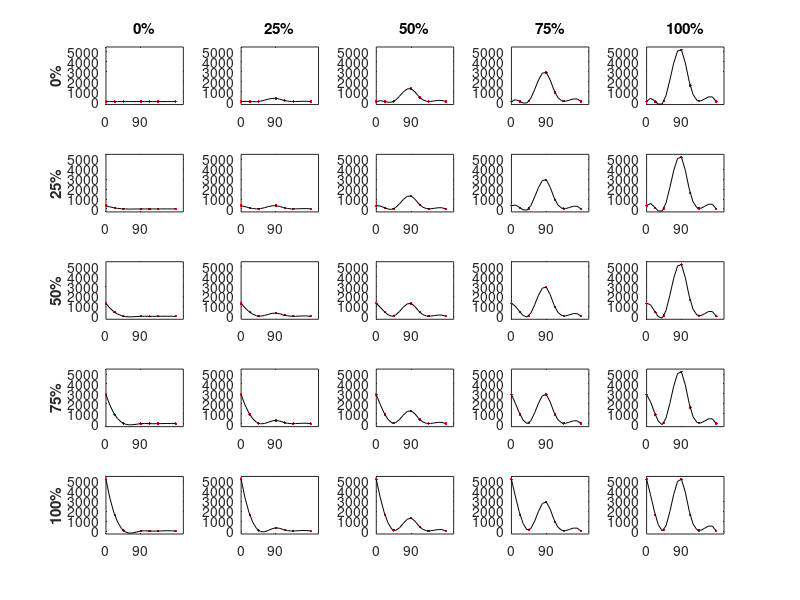
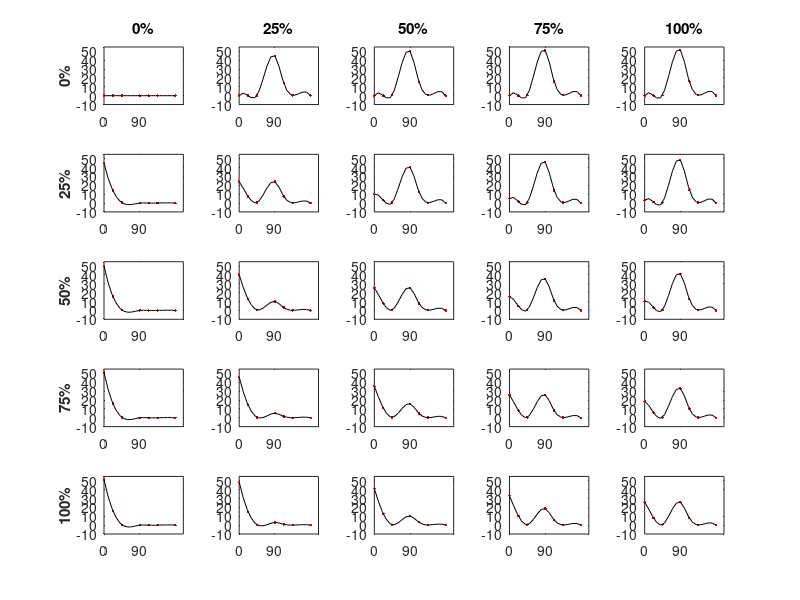

Write MATLAB code to recreate these figures, in order.
function div_normalization()

    % Script for simulating divisive normalization in visual cortex
    % corresponding to orientation
    %
    % There are seven neurons being considered corresponding to the
    % orientation which is most likely to make them fire the most given a
    % stimulus in the direction as [0, 22.5, 45, 90, 112.5, 135, 180] in
    % degrees.
    % These neurons receive inputs from seven corresponding input neurons
    % as well as one inhibitory neuron
    % The inhibitory neuron in turn is connected to all the input neurons
    % The presence of inhibitory neuron gives the effect of divisive
    % normalization as given by the equation 8 in Carandini & Heeger
    % 
    % I use Gaussian tuning curves with maximum response as 52.14 Hz and
    % standard deviation to be 14.73 degrees
    %
    % There are two stimuli: grating with 0 degree orientation and grating
    % with 90 degree orientation with varying percentages of contrast
    % from 0% to 100%
    %
    % I plot a 5x5 matrix where each row corresponds to a contrast
    % percentage for grating with orientation 0 and each column with a
    % contrast percentage for grating with orientation 90
    %
    % The plots show that when only one of the two stimuli are present, the
    % neuron sensitive to the particular orientation has a higher mean
    % firing rate. When both are present, they serve as noise for each
    % other and bring down the firing rate for the neuron sensitive to the
    % orientation with higher contrast. This symbolizes the effect of
    % normalization, where an oriented stimulus that is not supposed to
    % contribute to the firing rate for a particular neuron, results in 
    % reducing its firing rate if present as in sufficiently high contrast
    %
    % I plot another 5x5 matrix with similar plots in each cell, the
    % difference being that I take out the normalization effect of the
    % inhibitory neuron from the network and as expected, it can be seen
    % that the presence of an orthogonal stimulus does not affect the mean
    % firing rate of any neuron.

    r_max_gauss = 52.14;
    sigma_gauss = 14.73;
    function response = gaussian_tuning(s, in)
        response = r_max_gauss * exp(-0.5 * (in - s)^2 / sigma_gauss^2);
    end

    input = 90;
    cross_input = 0;
    
    neurons = [0, 22.5, 45, 90, 112.5, 135, 180];
    
    gaussian_responses = zeros(1, length(neurons));
    gaussian_cross_responses = zeros(1, length(neurons));
    
    for i = 1:length(neurons)
        s = neurons(i);
        gaussian_responses(i) = gaussian_tuning(s, input);
        gaussian_cross_responses(i) = gaussian_tuning(s, cross_input);
    end

    contrasts = [0, 25, 50, 75, 100];
    cross_contrasts = contrasts;
    
    gaussian = cell(length(cross_contrasts), length(contrasts));
    gaussian_normalized = cell(length(cross_contrasts), length(contrasts));
    
    sigma = 10;
    n = 2;
    
    for i = 1:length(contrasts)
        for j = 1:length(cross_contrasts)
            c_t = contrasts(i);
            c_m = cross_contrasts(j);
            norm = sigma^n + c_t^n + c_m^n;
            
            gaussian{j, i} = gaussian_responses * c_t^n + gaussian_cross_responses * c_m^n;
            gaussian_normalized{j, i} = gaussian{j, i} ./ norm;
            gaussian{j, i} = gaussian{j, i} ./ sigma^n;
        end
    end
    
    function plot_activity(x, y_cell, contrasts, cross_contrasts, name, y_limits)
        n_rows = length(cross_contrasts);
        n_cols = length(contrasts);
        
        figure();
        xq = 0:10:180;
        for r = 1:n_rows
            for c = 1:n_cols
                subplot(n_rows, n_cols, (r-1)*n_cols + c);
                y = y_cell{r, c};
                yq = interp1(x, y, xq, 'spline');
                plot(x, y, '.r', xq, yq, '-k');
                if exist('y_limits', 'var')
                    ylim(y_limits);
                end
                set(gca, 'XTick', [0, 90]);
                set(gca, 'XTickLabel', [0, 90]);
                if r == 1
                    title(strcat(int2str(contrasts(c)), '%'));
                end
                if c == 1
                    ylabel(strcat(int2str(cross_contrasts(r)), '%'), 'FontWeight','bold');
                end
            end
        end
        set(gcf,'name',name,'numbertitle','off')
    end

    plot_activity(neurons, gaussian, contrasts, cross_contrasts, 'Gaussian Tuning without Normalization', [-300, 5500]);
    plot_activity(neurons, gaussian_normalized, contrasts, cross_contrasts, 'Gaussian Tuning Normalized', [-10, 55]);
end

